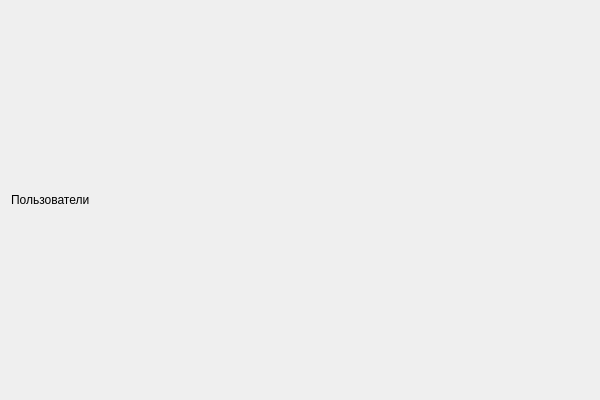
<?xml version="1.0" encoding="UTF-8"?>
<ui version="4.0">
 <class>TeamWindowClass</class>
 <widget class="QWidget" name="TeamWindowClass">
  <property name="geometry">
   <rect>
    <x>0</x>
    <y>0</y>
    <width>600</width>
    <height>400</height>
   </rect>
  </property>
  <property name="windowTitle">
   <string>TeamWindow</string>
  </property>
  <layout class="QVBoxLayout" name="verticalLayout">
   <item>
    <widget class="QLabel" name="name">
     <property name="text">
      <string>Пользователи</string>
     </property>
    </widget>
   </item>
   <item>
    <layout class="QHBoxLayout" name="teamLayout"/>
   </item>
  </layout>
 </widget>
 <layoutdefault spacing="6" margin="11"/>
 <resources/>
 <connections/>
</ui>
